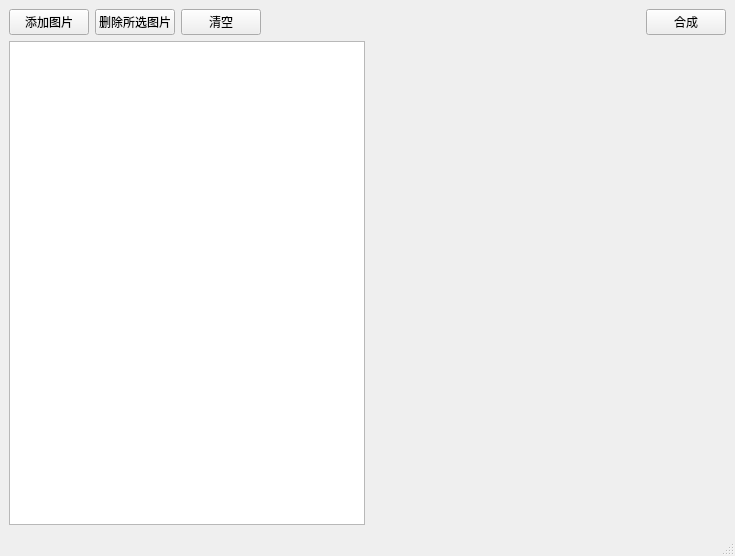
<?xml version="1.0" encoding="UTF-8"?>
<ui version="4.0">
 <class>MainWindow</class>
 <widget class="QMainWindow" name="MainWindow">
  <property name="geometry">
   <rect>
    <x>0</x>
    <y>0</y>
    <width>735</width>
    <height>556</height>
   </rect>
  </property>
  <property name="windowTitle">
   <string>PDF Compositer</string>
  </property>
  <widget class="QWidget" name="centralwidget">
   <layout class="QGridLayout" name="gridLayout">
    <item row="0" column="0">
     <widget class="QStackedWidget" name="stackedWidget">
      <property name="currentIndex">
       <number>0</number>
      </property>
      <widget class="QWidget" name="page">
       <layout class="QVBoxLayout" name="verticalLayout_2">
        <property name="leftMargin">
         <number>0</number>
        </property>
        <property name="topMargin">
         <number>0</number>
        </property>
        <property name="rightMargin">
         <number>0</number>
        </property>
        <property name="bottomMargin">
         <number>0</number>
        </property>
        <item>
         <layout class="QHBoxLayout" name="horizontalLayout">
          <item>
           <widget class="QPushButton" name="pushButton_Add_File">
            <property name="text">
             <string>添加图片</string>
            </property>
           </widget>
          </item>
          <item>
           <widget class="QPushButton" name="pushButton_Remove_Selected">
            <property name="text">
             <string>删除所选图片</string>
            </property>
           </widget>
          </item>
          <item>
           <widget class="QPushButton" name="pushButton_Clear_All">
            <property name="text">
             <string>清空</string>
            </property>
           </widget>
          </item>
          <item>
           <spacer name="horizontalSpacer">
            <property name="orientation">
             <enum>Qt::Horizontal</enum>
            </property>
            <property name="sizeHint" stdset="0">
             <size>
              <width>40</width>
              <height>20</height>
             </size>
            </property>
           </spacer>
          </item>
          <item>
           <widget class="QPushButton" name="pushButton_Composite">
            <property name="text">
             <string>合成</string>
            </property>
           </widget>
          </item>
         </layout>
        </item>
        <item>
         <layout class="QHBoxLayout" name="horizontalLayout_3" stretch="1,1">
          <item>
           <widget class="QListWidget" name="listWidget">
            <property name="editTriggers">
             <set>QAbstractItemView::NoEditTriggers</set>
            </property>
            <property name="dragEnabled">
             <bool>true</bool>
            </property>
            <property name="dragDropOverwriteMode">
             <bool>false</bool>
            </property>
            <property name="dragDropMode">
             <enum>QAbstractItemView::InternalMove</enum>
            </property>
            <property name="defaultDropAction">
             <enum>Qt::TargetMoveAction</enum>
            </property>
            <property name="selectionMode">
             <enum>QAbstractItemView::ExtendedSelection</enum>
            </property>
            <property name="iconSize">
             <size>
              <width>60</width>
              <height>60</height>
             </size>
            </property>
           </widget>
          </item>
          <item>
           <widget class="QWidget" name="widget" native="true">
            <layout class="QVBoxLayout" name="verticalLayout" stretch="0,1">
             <item>
              <layout class="QHBoxLayout" name="horizontalLayout_4">
               <item>
                <spacer name="horizontalSpacer_3">
                 <property name="orientation">
                  <enum>Qt::Horizontal</enum>
                 </property>
                 <property name="sizeHint" stdset="0">
                  <size>
                   <width>40</width>
                   <height>20</height>
                  </size>
                 </property>
                </spacer>
               </item>
               <item>
                <widget class="QLabel" name="label_title">
                 <property name="text">
                  <string/>
                 </property>
                </widget>
               </item>
               <item>
                <spacer name="horizontalSpacer_4">
                 <property name="orientation">
                  <enum>Qt::Horizontal</enum>
                 </property>
                 <property name="sizeHint" stdset="0">
                  <size>
                   <width>40</width>
                   <height>20</height>
                  </size>
                 </property>
                </spacer>
               </item>
              </layout>
             </item>
             <item>
              <layout class="QHBoxLayout" name="horizontalLayout_5">
               <item>
                <spacer name="horizontalSpacer_5">
                 <property name="orientation">
                  <enum>Qt::Horizontal</enum>
                 </property>
                 <property name="sizeHint" stdset="0">
                  <size>
                   <width>40</width>
                   <height>20</height>
                  </size>
                 </property>
                </spacer>
               </item>
               <item>
                <widget class="QLabel" name="labe_pic">
                 <property name="text">
                  <string/>
                 </property>
                </widget>
               </item>
               <item>
                <spacer name="horizontalSpacer_6">
                 <property name="orientation">
                  <enum>Qt::Horizontal</enum>
                 </property>
                 <property name="sizeHint" stdset="0">
                  <size>
                   <width>40</width>
                   <height>20</height>
                  </size>
                 </property>
                </spacer>
               </item>
              </layout>
             </item>
            </layout>
           </widget>
          </item>
         </layout>
        </item>
       </layout>
      </widget>
      <widget class="QWidget" name="page_2">
       <layout class="QHBoxLayout" name="horizontalLayout_6">
        <item>
         <spacer name="horizontalSpacer_7">
          <property name="orientation">
           <enum>Qt::Horizontal</enum>
          </property>
          <property name="sizeHint" stdset="0">
           <size>
            <width>179</width>
            <height>20</height>
           </size>
          </property>
         </spacer>
        </item>
        <item>
         <widget class="QLabel" name="label">
          <property name="font">
           <font>
            <pointsize>36</pointsize>
            <weight>75</weight>
            <bold>true</bold>
           </font>
          </property>
          <property name="text">
           <string>把图片扔在这里</string>
          </property>
         </widget>
        </item>
        <item>
         <spacer name="horizontalSpacer_8">
          <property name="orientation">
           <enum>Qt::Horizontal</enum>
          </property>
          <property name="sizeHint" stdset="0">
           <size>
            <width>178</width>
            <height>20</height>
           </size>
          </property>
         </spacer>
        </item>
       </layout>
      </widget>
     </widget>
    </item>
   </layout>
  </widget>
  <widget class="QMenuBar" name="menubar">
   <property name="geometry">
    <rect>
     <x>0</x>
     <y>0</y>
     <width>735</width>
     <height>30</height>
    </rect>
   </property>
  </widget>
  <widget class="QStatusBar" name="statusbar"/>
 </widget>
 <resources/>
 <connections/>
</ui>
